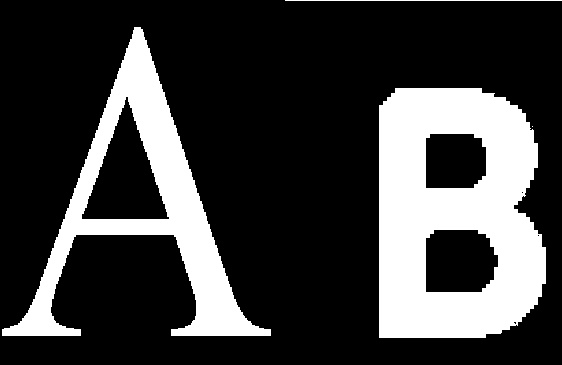
#> input picture shiyan3/ab_thresh.jpg, 562 x 365 px
$ python '图像实验3.2.py'
#> lines starting #> are read from the running program, lines starting #| are printed output that depends on the picture
import cv2 as cv
img=cv.imread('./shiyan3/ab_thresh.jpg',0)
#> img is the input picture: shape (365, 562); min 0, max 255, mean 61.6
rows,cols=img.shape
#> rows = 365; cols = 562
a=img[:,:int(cols/2)]
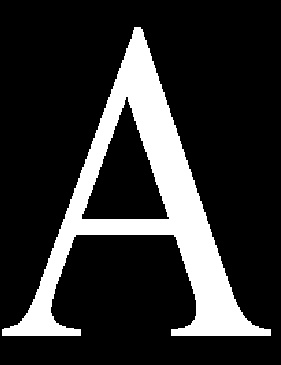
#> a: shape (365, 281); min 0, max 255, mean 46.7
b=img[:,int(cols/2)+50:]
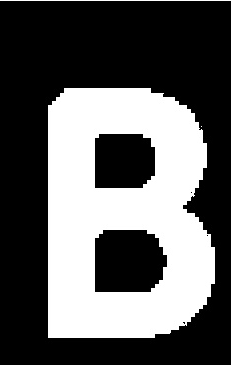
#> b: shape (365, 231); min 0, max 255, mean 92.9
cv.imshow('a',a)
cv.imshow('b',b)
cv.waitKey(0)
cv.destroyAllWindows()
